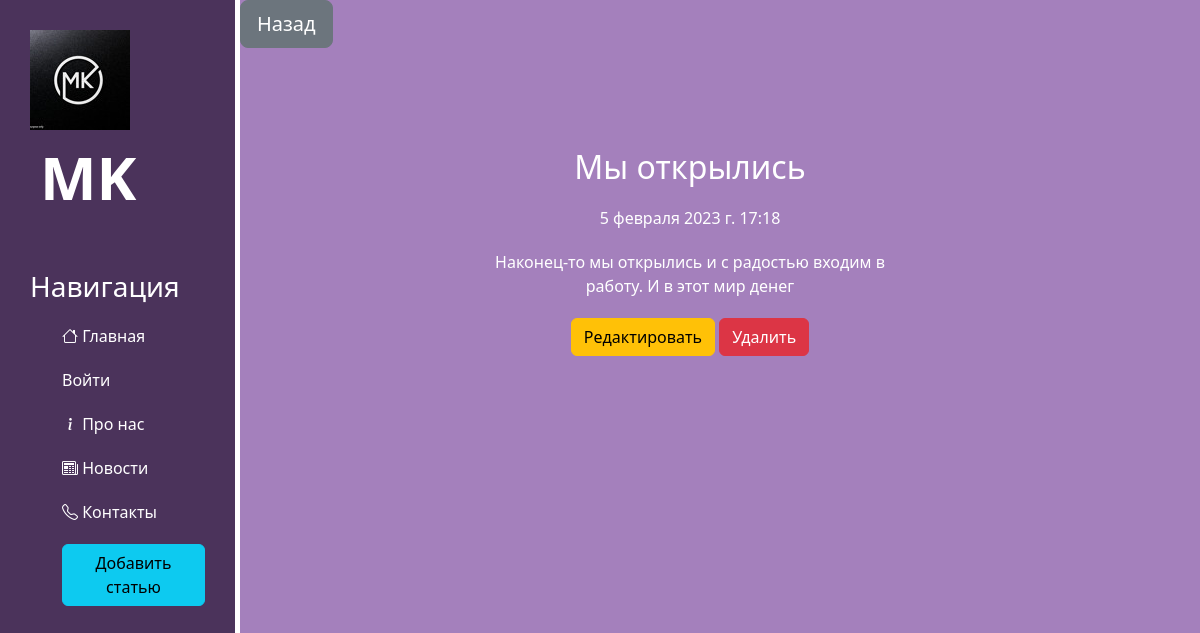
The page /news/2 on the database its author committed.
### news/models.py (models this page shows, shortened)
class Articles(models.Model):
    title = models.CharField('Название', max_length=50)
    anons = models.CharField('Анонс', max_length=250)
    full_text = models.TextField('Статья')
    date = models.DateTimeField('Дата публикации')
    class Meta:
        verbose_name = 'Новость'
        verbose_name_plural = 'Новости'

### news/views.py (the view)
class NewsDetailView(DetailView):
    model = Articles
    template_name = 'news/details_view.html'
    context_object_name = 'article'

### news/templates/news/details_view.html (shortened to what this page needs)
{% extends 'main/layout.html' %}
{% block content%}
    <a href="{% url 'home' %}" class="btn btn-secondary btn-lg" disabled>Назад</a>
    <div class="features">
        <h2>{{ article.title }}</h2>
        <p>{{ article.date }}</p>
        <p>{{ article.full_text }}</p>
        <a href="{% url 'news-update' article.id %}" class="btn btn-warning">Редактировать</a>
        <a href="{% url 'news-delete' article.id %}" class="btn btn-danger">Удалить</a>
    </div>
{% endblock %}

### main/static/main/css/main.css (style rules this page uses)
body { background: #A480BC; }
main .features { float: left; color: #fff; margin-top: 100px; text-align: center; width: 75%; }
main .features p { max-width: 400px; margin: 20px auto; }

### rows shown on the page
Articles: title "Мы открылись", date "5 февраля 2023 г. 17:18", full_text "Наконец-то мы открылись и с радостью входим в работу. И в этот мир денег"
